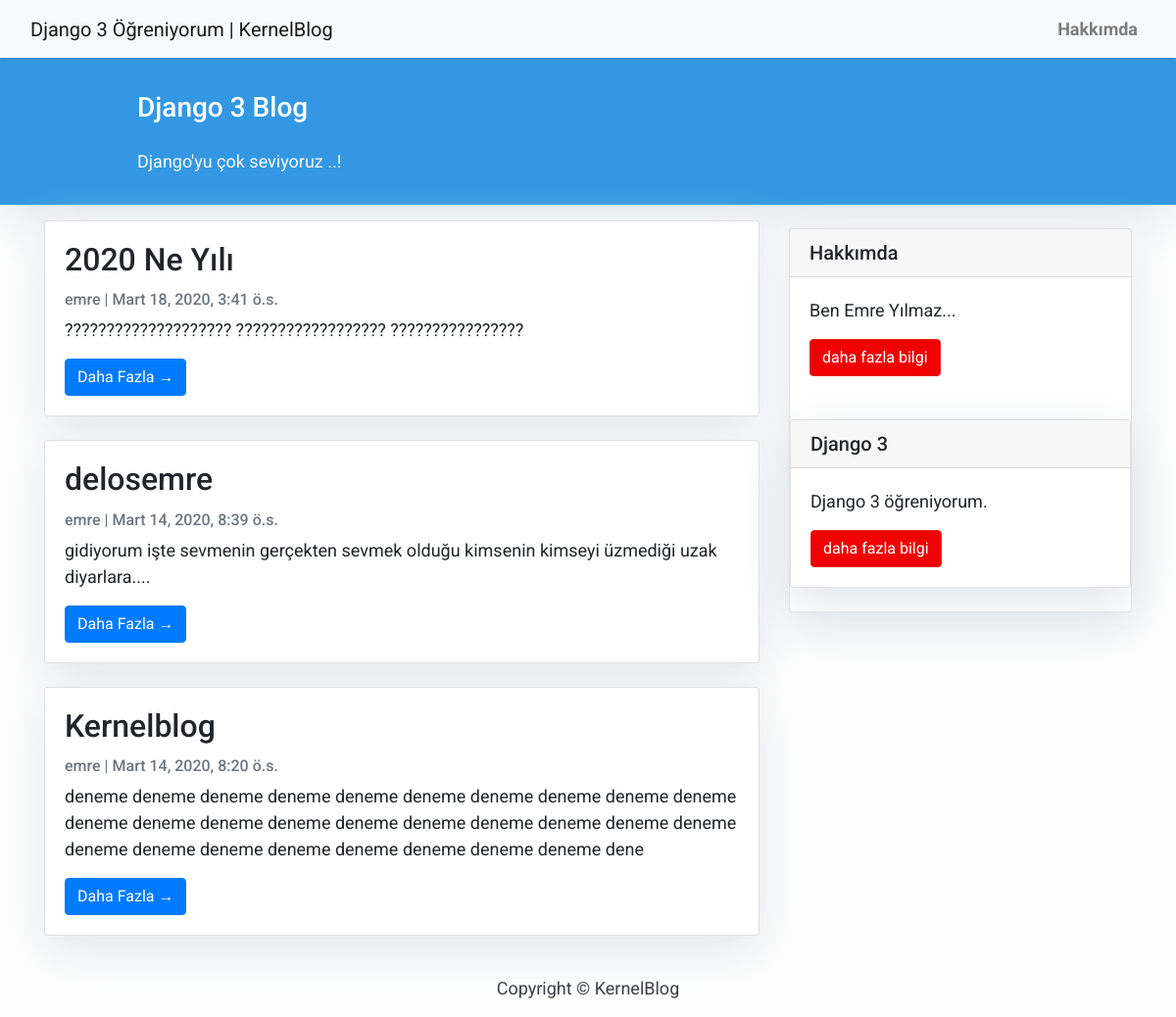
The page / on the database its author committed.
### blog/models.py (models this page shows, shortened)
class Post(models.Model):
    title = models.CharField(max_length=200, unique=True)
    slug = models.SlugField(max_length=200, unique=True)
    author = models.ForeignKey(User, on_delete= models.CASCADE,related_name='blog_posts')
    updated_on = models.DateTimeField(auto_now= True)
    content = models.TextField()
    created_on = models.DateTimeField(auto_now_add=True)
    status = models.IntegerField(choices=STATUS, default=0)
    class Meta:
        ordering = ['-created_on']

### blog/views.py (the view)
# urls.py: path('', views.PostList.as_view(), name='home'),
class PostList(generic.ListView):
    queryset = Post.objects.filter(status=1).order_by('-created_on')
    template_name = 'index.html'

### templates/index.html (shortened to what this page needs)
{% extends "base.html" %}
 {% block content %}
    <header class="masthead" >
            <div class="container">
              <div class="row">
                <div class=" col-md-8 col-md-10 mx-auto">
                  <div class="site-heading">
                    <h3 class=" site-heading my-4 mt-3 text-white"> Django 3 Blog </h3>
                    <p class="text-light">Django'yu çok seviyoruz ..!&nbsp
                    </p>
                </div>
                    </div>
                  </div>
                </div>
              </header>
            <div class="container">
                <div class="row">
              <div class="col-md-8 mt-3 left">
                    {% for post in post_list %}
                <div class="card mb-4" >
                  <div class="card-body">
                    <h2 class="card-title">{{ post.title }}</h2>
                    <p class="card-text text-muted h6">{{ post.author }} | {{ post.created_on}} </p>
                    <p class="card-text">{{post.content|slice:":200" }}</p>
                    <a href="{% url 'post_detail' post.slug  %}" class="btn btn-primary">Daha Fazla &rarr;</a>
                  </div>
                </div>
                {% endfor %}
            </div>
                {% block sidebar %}
                {% include 'sidebar.html' %}
                {% endblock sidebar %}
            </div>
        </div>
{%endblock%}

### templates/base.html (shortened to what this page needs)
<!DOCTYPE html>
<html>
  <head>
    <link
      rel="stylesheet"
      href="https://maxcdn.bootstrapcdn.com/bootstrap/4.0.0/css/bootstrap.min.css"
    />
  </head>
  <body>
    <nav class="navbar navbar-expand-lg navbar-light bg-light shadow" id="mainNav">
      <div class="container-fluid">
        <a class="navbar-brand" href="{% url 'home' %}" >Django 3 Öğreniyorum | KernelBlog</a>
        <div class="collapse navbar-collapse" id="navbarResponsive">
          <ul class="navbar-nav ml-auto">
            <li class="nav-item text-black">
              <a
                class="nav-link text-black font-weight-bold"
                href="#"
                >Hakkımda</a
              >
            </li>
          </ul>
        </div>
      </div>
    </nav>
            {% block content %}{% endblock content %}
    <footer class="py-3 bg-grey">
              <p class="m-0 text-dark text-center ">Copyright &copy; KernelBlog</p>
    </footer>
  </body>
</html>

### templates/sidebar.html (shortened to what this page needs)
{% block sidebar %}
<div class="col-md-4 float-right ">
<div class="card my-4">
        <h5 class="card-header">Hakkımda</h5>
    <div class="card-body">
        <p class="card-text"> Ben Emre Yılmaz...</p>
        <a href="#"
           class="btn btn-danger">daha fazla bilgi</a>
    </div>
    <div class="card my-4">
        <h5 class="card-header">Django 3</h5>
    <div class="card-body">
        <p class="card-text"> Django 3 öğreniyorum.</p>
        <a href="#"
           class="btn btn-danger">daha fazla bilgi</a>
    </div>
</div>
</div>
{% endblock sidebar %}

### templates/base.html (style rules this page uses)
body { font-family: "Roboto", sans-serif; font-size: 17px; background-color: #fdfdfd; }
.shadow { box-shadow: 0 4px 2px -2px rgba(0,0,0,0.1); }
.btn-danger { color: #fff; background-color: #f00000; border-color: #dc281e; }
.masthead { background:#3398E1; height: auto; padding-bottom: 15px; box-shadow: 0 16px 48px #E3E7EB; padding-top: 10px; }

### templates/index.html (style rules this page uses)
body { font-family: "Roboto", sans-serif; font-size: 18px; background-color: #fdfdfd; }
.card { box-shadow: 0 16px 48px #E3E7EB; }

### templates/sidebar.html (style rules this page uses)
.card { box-shadow: 0 16px 48px #E3E7EB; }

### rows shown on the page
Post: title "2020 Ne Yılı", author "emre", created_on "Mart 18, 2020, 3:41 ö.s.", content "???????????????????? ?????????????????? ????????????????"
Post: title "delosemre", author "emre", created_on "Mart 14, 2020, 8:39 ö.s.", content "gidiyorum işte sevmenin gerçekten sevmek olduğu kimsenin kimseyi üzmediği uzak diyarlara...."
Post: title "Kernelblog", author "emre", created_on "Mart 14, 2020, 8:20 ö.s.", content "deneme deneme deneme deneme deneme deneme deneme deneme deneme deneme deneme deneme deneme deneme deneme deneme deneme deneme deneme deneme deneme deneme deneme deneme deneme deneme deneme deneme dene"
